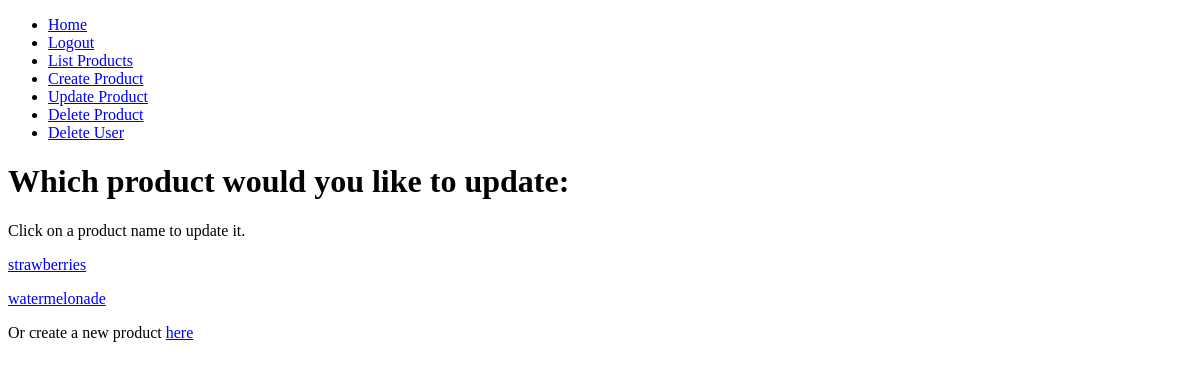
Before: /update/ (signed in) with the older database file.
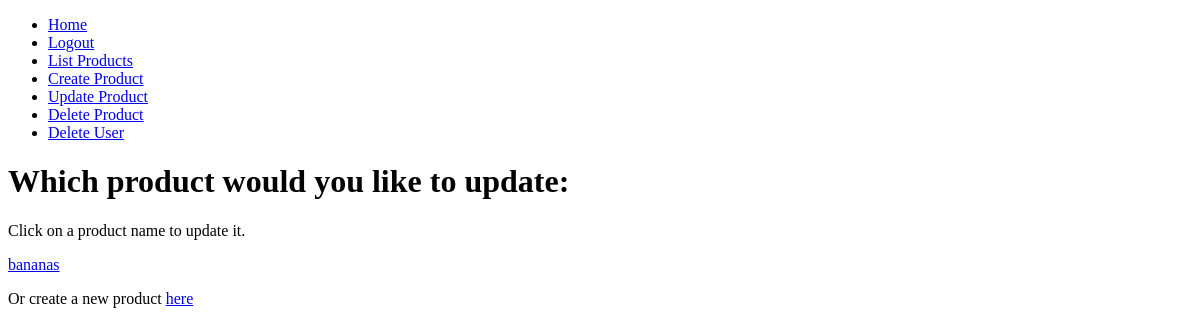
After: the same page with the newer database file.
### main/models.py (models this page shows)
class Product(models.Model):
    product_id = models.UUIDField(primary_key=True, default=uuid.uuid4)
    name = models.CharField(max_length=30, unique=True)
    description = models.TextField(blank=True, null=True)
    price = models.DecimalField(decimal_places=2, max_digits=8)
    quantity = models.IntegerField()
    created_at = models.DateTimeField(default=timezone.now)
    updated_at = models.DateTimeField(default=timezone.now)
    seller_id = models.ForeignKey(CustomUser, on_delete=models.CASCADE, verbose_name="related seller", default=None)
    category_id = models.ForeignKey(Category, on_delete=models.CASCADE, verbose_name="related category")

### main/views.py (the view, shortened to what this page needs)
# urls.py: path("update/", views.update, name="update"),
def update(request, uuid=None):
    if not request.user.is_authenticated:
        return HttpResponse("You must be logged in to update a product.")
    if uuid is None:
        if request.user.user_type == "admin":
            products = Product.objects.all()
        else:
            products = Product.objects.filter(seller_id=request.user)
        return render(request, "main/update_list.html", {"products": products})

### main/templates/main/update_list.html (shortened to what this page needs)
{% extends 'main/base.html' %}
{% block content %}
<h1>Which product would you like to update:</h1>
{% if products %}
    <p>Click on a product name to update it.</p>
    {% for product in products %}
        <p><a href="/update/{{ product.product_id }}">{{ product.name }}</a></p>
    {% endfor %}
    <p>Or create a new product <a href="/create">here</a></p>
{% else %}
    <p>No products available to update. Please create a product <a href="/create">here</a> first.</p>
{% endif %}
{% endblock content %}

Changed rows visible on the page:
removed Product: name "strawberries"
removed Product: name "watermelonade"
added Product: name "bananas"
